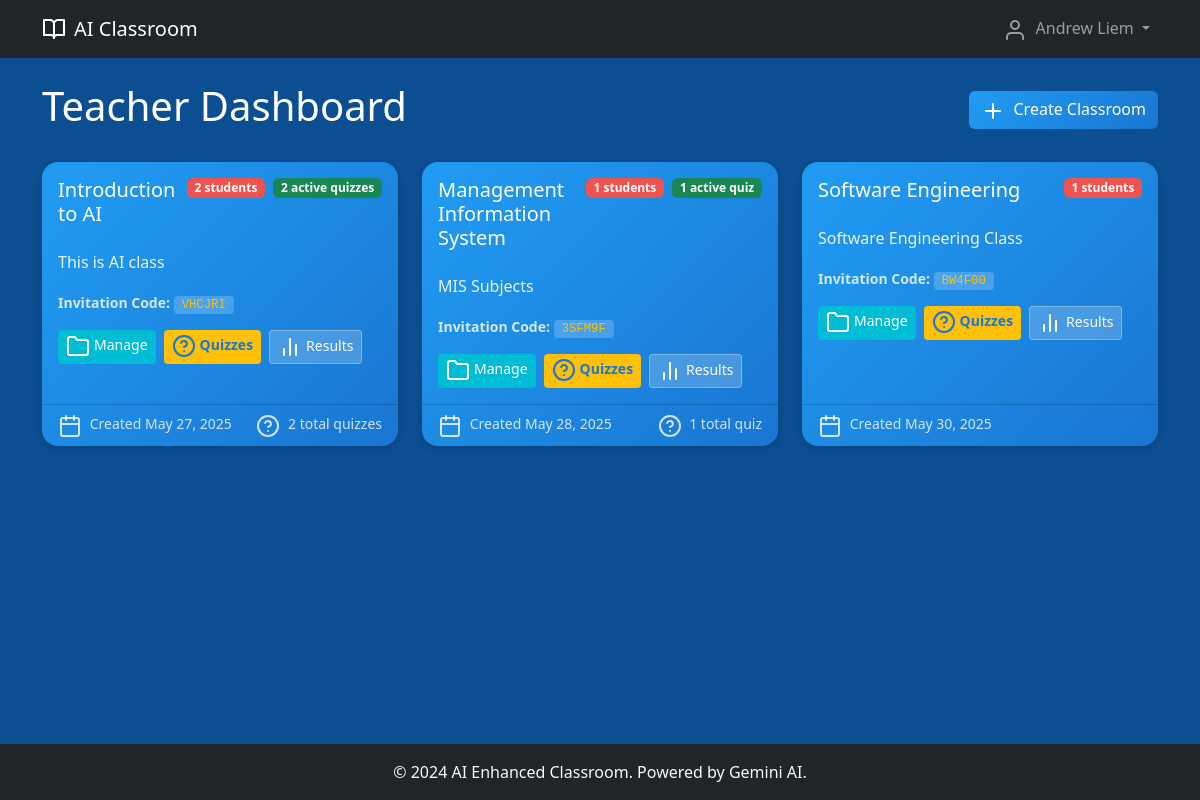
Screenshot of /teacher/dashboard (signed in) with the database file from the repository.
### models.py (models this page shows, shortened)
class User(UserMixin, db.Model):
    id = db.Column(db.Integer, primary_key=True)
    email = db.Column(db.String(120), unique=True, nullable=False)
    password_hash = db.Column(db.String(256), nullable=False)
    role = db.Column(db.String(20), nullable=False)  # 'teacher' or 'student'
    first_name = db.Column(db.String(100), nullable=False)
    last_name = db.Column(db.String(100), nullable=False)
    created_at = db.Column(db.DateTime, default=datetime.utcnow)
    taught_classrooms = db.relationship('Classroom', backref='teacher', lazy=True)
    enrollments = db.relationship('Enrollment', backref='student', lazy=True)
    self_evaluations = db.relationship('SelfEvaluation', backref='student', lazy=True)
    created_quizzes = db.relationship('Quiz', backref='teacher', lazy=True)
    @property
    def full_name(self):
        return f"{self.first_name} {self.last_name}"

class Classroom(db.Model):
    id = db.Column(db.Integer, primary_key=True)
    name = db.Column(db.String(200), nullable=False)
    description = db.Column(db.Text)
    invitation_code = db.Column(db.String(10), unique=True, nullable=False)
    teacher_id = db.Column(db.Integer, db.ForeignKey('user.id'), nullable=False)
    created_at = db.Column(db.DateTime, default=datetime.utcnow)
    enrollments = db.relationship('Enrollment', backref='classroom', lazy=True, cascade='all, delete-orphan')
    materials = db.relationship('Material', backref='classroom', lazy=True, cascade='all, delete-orphan')
    self_evaluations = db.relationship('SelfEvaluation', backref='classroom', lazy=True, cascade='all, delete-orphan')
    quizzes = db.relationship('Quiz', backref='classroom', lazy=True, cascade='all, delete-orphan')

### routes.py (the view)
@app.route('/teacher/dashboard')
@login_required
def teacher_dashboard():
    if current_user.role != 'teacher':
        flash('Access denied', 'error')
        return redirect(url_for('index'))
    classrooms = []
    for classroom in Classroom.query.filter_by(teacher_id=current_user.id).all():
        quizzes = Quiz.query.filter_by(classroom_id=classroom.id).all()
        active_quizzes = [q for q in quizzes if q.published and q.is_available()]
        classroom.quiz_stats = {
            'total': len(quizzes),
            'published': len([q for q in quizzes if q.published]),
            'active': len(active_quizzes)
        }
        classrooms.append(classroom)
    return render_template('teacher/dashboard.html', classrooms=classrooms)

### app.py (called while the page is built)
@login_manager.user_loader
def load_user(user_id):
    from models import User
    return User.query.get(int(user_id))

### models.py (called while the page is built)
    def is_available(self):
        now = datetime.utcnow()
        return (self.published and
                (self.available_from is None or now >= self.available_from) and
                (self.available_until is None or now <= self.available_until))

### templates/teacher/dashboard.html (shortened to what this page needs)
{% extends "base.html" %}
{% block content %}
<div class="d-flex justify-content-between align-items-center mb-4">
    <h1 class="text-white">Teacher Dashboard</h1>
    <button type="button" class="btn btn-gradient-blue" data-bs-toggle="modal" data-bs-target="#createClassroomModal">
        <i data-feather="plus" class="me-2"></i>Create Classroom
    </button>
</div>
{% if classrooms %}
    <div class="row g-4">
        {% for classroom in classrooms %}
            <div class="col-md-6 col-lg-4">
                <div class="card h-100 border-0 gradient-blue rounded-4">
                    <div class="card-body">
                        <div class="d-flex justify-content-between align-items-start mb-3">
                            <h5 class="card-title text-white">{{ classroom.name }}</h5>
                            <div class="d-flex gap-2">
                                <span class="badge badge-coral">{{ classroom.enrollments|length }} students</span>
                                {% if classroom.quiz_stats.total > 0 %}
                                    <span class="badge bg-success">
                                        {{ classroom.quiz_stats.published }} active {% if classroom.quiz_stats.published == 1 %}quiz{% else %}quizzes{% endif %}
                                    </span>
                                {% endif %}
                            </div>
                        </div>
                        {% if classroom.description %}
                            <p class="card-text text-white-90">{{ classroom.description[:100] }}{% if classroom.description|length > 100 %}...{% endif %}</p>
                        {% endif %}
                        <div class="mb-3">
                            <small class="text-white-80">
                                <strong>Invitation Code:</strong>
                                <code style="background-color: rgba(255,255,255,0.2); padding: 2px 8px; border-radius: 4px;" class="text-yellow">{{ classroom.invitation_code }}</code>
                            </small>
                        </div>
                        <div class="d-flex gap-2">
                            <a href="{{ url_for('teacher_classroom', classroom_id=classroom.id) }}" class="btn btn-sm btn-gradient-teal">
                                <i data-feather="folder" class="me-1"></i>Manage
                            </a>
                            <a href="{{ url_for('teacher_quizzes', classroom_id=classroom.id) }}" class="btn btn-sm btn-yellow">
                                <i data-feather="help-circle" class="me-1"></i>Quizzes
                            </a>
                            <a href="{{ url_for('teacher_results', classroom_id=classroom.id) }}" class="btn btn-sm" style="background-color: rgba(255,255,255,0.2); color: white; border: 1px solid rgba(255,255,255,0.3);">
                                <i data-feather="bar-chart-2" class="me-1"></i>Results
                            </a>
                        </div>
                    </div>
                    <div class="card-footer bg-transparent d-flex justify-content-between align-items-center">
                        <small class="text-white-80">
                            <i data-feather="calendar" class="me-1"></i>
                            Created {{ classroom.created_at.strftime('%B %d, %Y') }}
                        </small>
                        {% if classroom.quiz_stats.total > 0 %}
                            <small class="text-white-80">
                                <i data-feather="help-circle" class="me-1"></i>
                                {{ classroom.quiz_stats.total }} total {% if classroom.quiz_stats.total == 1 %}quiz{% else %}quizzes{% endif %}
                            </small>
                        {% endif %}
                    </div>
                </div>
            </div>
        {% endfor %}
    </div>
{% endif %}
{% endblock %}

### templates/base.html (shortened to what this page needs)
<!DOCTYPE html>
<html lang="en">
<head>
    <link href="https://cdn.jsdelivr.net/npm/bootstrap@5.3.0/dist/css/bootstrap.min.css" rel="stylesheet">
    <link rel="stylesheet" href="https://cdnjs.cloudflare.com/ajax/libs/font-awesome/6.4.0/css/all.min.css">
</head>
<body class="d-flex flex-column min-vh-100" style="background-color: #0b4e91;">
    <nav class="navbar navbar-expand-lg navbar-dark bg-dark">
        <div class="container">
            <a class="navbar-brand d-flex align-items-center" href="{{ url_for('index') }}">
                <i data-feather="book-open" class="me-2"></i>
                AI Classroom
            </a>
            <div class="collapse navbar-collapse" id="navbarNav">
                <ul class="navbar-nav ms-auto">
                    {% if current_user.is_authenticated %}
                        <li class="nav-item dropdown">
                            <a class="nav-link dropdown-toggle" href="#" role="button" data-bs-toggle="dropdown">
                                <i data-feather="user" class="me-1"></i>
                                {{ current_user.full_name }}
                            </a>
                        </li>
                    {% endif %}
                </ul>
            </div>
        </div>
    </nav>
    <main class="container my-4 flex-grow-1">
        {% if error_message %}
            <div class="text-center py-5">
                <i data-feather="alert-circle" class="text-warning" style="width: 64px; height: 64px;"></i>
                <h2 class="mt-3">{{ error_message }}</h2>
                <a href="{{ url_for('index') }}" class="btn btn-primary mt-3">
                    <i data-feather="home" class="me-2"></i>Go Home
                </a>
            </div>
        {% else %}
            {% block content %}{% endblock %}
        {% endif %}
    </main>
    <footer class="bg-dark text-light py-3 mt-auto">
        <div class="container text-center">
            <p class="mb-0">&copy; 2024 AI Enhanced Classroom. Powered by Gemini AI.</p>
        </div>
    </footer>
</body>
</html>

### templates/base.html (style rules this page uses)
.card.gradient-blue { background: linear-gradient(135deg, #219CF3, #1976D2) !important; color: white !important; }
.btn.btn-gradient-blue { background: linear-gradient(135deg, #219CF3, #1976D2) !important; color: white !important; border: none !important; }
.btn.btn-gradient-teal { background-color: #00BCD4 !important; color: white !important; border: none !important; }
.btn.btn-yellow { background-color: #FFC107 !important; color: #1976D2 !important; border: none !important; font-weight: bold !important; }
.badge.badge-coral { background-color: #EF5350 !important; color: white !important; }
.text-white-80 { color: rgba(255,255,255,0.8) !important; }
.text-white-90 { color: rgba(255,255,255,0.9) !important; }
.text-yellow { color: #FFC107 !important; }
.gradient-blue { background: linear-gradient(to bottom right, #1976D2, #2196F3) !important; }
.card { box-shadow: 0px 2px 6px rgba(0,0,0,0.15); }
.rounded-4 { border-radius: 1rem; }
.text-white-80 { color: rgba(255, 255, 255, 0.8) !important; }

### rows the page displays
User: full_name "Andrew Liem"
Classroom: name "Introduction to AI", enrollments|length "2", quiz_stats.published "2", shows "quizzes", description "This is AI class", invitation_code "VHCJRI", created_at "May 27, 2025", quiz_stats.total "2"
Classroom: name "Management Information System", enrollments|length "1", quiz_stats.published "1", description "MIS Subjects", invitation_code "3SFM9F", created_at "May 28, 2025", quiz_stats.total "1"
Classroom: name "Software Engineering", enrollments|length "1", description "Software Engineering Class", invitation_code "BW4F00", created_at "May 30, 2025"
